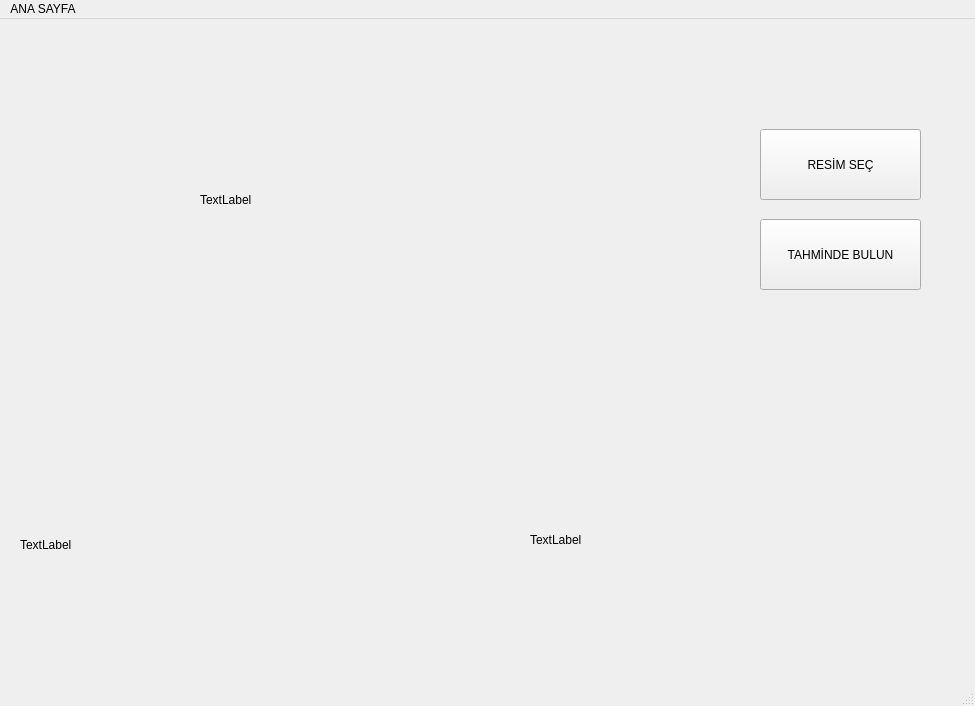
<?xml version="1.0" encoding="UTF-8"?>
<ui version="4.0">
 <class>MainWindow</class>
 <widget class="QMainWindow" name="MainWindow">
  <property name="geometry">
   <rect>
    <x>0</x>
    <y>0</y>
    <width>975</width>
    <height>706</height>
   </rect>
  </property>
  <property name="windowTitle">
   <string>MainWindow</string>
  </property>
  <widget class="QWidget" name="centralwidget">
   <widget class="QPushButton" name="btnTahmin">
    <property name="geometry">
     <rect>
      <x>760</x>
      <y>200</y>
      <width>161</width>
      <height>71</height>
     </rect>
    </property>
    <property name="styleSheet">
     <string notr="true">Qpushbutton:pressed{
	button1.text : &quot;alex&quot;
}</string>
    </property>
    <property name="text">
     <string>TAHMİNDE BULUN</string>
    </property>
   </widget>
   <widget class="QPushButton" name="btnResimSec">
    <property name="geometry">
     <rect>
      <x>760</x>
      <y>110</y>
      <width>161</width>
      <height>71</height>
     </rect>
    </property>
    <property name="text">
     <string>RESİM SEÇ</string>
    </property>
   </widget>
   <widget class="QLabel" name="lbl_photo">
    <property name="geometry">
     <rect>
      <x>200</x>
      <y>40</y>
      <width>321</width>
      <height>281</height>
     </rect>
    </property>
    <property name="text">
     <string>TextLabel</string>
    </property>
    <property name="scaledContents">
     <bool>true</bool>
    </property>
   </widget>
   <widget class="QLabel" name="lbl_tahmin_yazi">
    <property name="geometry">
     <rect>
      <x>20</x>
      <y>430</y>
      <width>381</width>
      <height>191</height>
     </rect>
    </property>
    <property name="text">
     <string>TextLabel</string>
    </property>
   </widget>
   <widget class="QLabel" name="lbl_tahmin_grafik">
    <property name="geometry">
     <rect>
      <x>530</x>
      <y>425</y>
      <width>411</width>
      <height>191</height>
     </rect>
    </property>
    <property name="text">
     <string>TextLabel</string>
    </property>
   </widget>
  </widget>
  <widget class="QMenuBar" name="menubar">
   <property name="geometry">
    <rect>
     <x>0</x>
     <y>0</y>
     <width>975</width>
     <height>26</height>
    </rect>
   </property>
   <widget class="QMenu" name="menuss">
    <property name="title">
     <string>ANA SAYFA</string>
    </property>
   </widget>
   <addaction name="menuss"/>
  </widget>
  <widget class="QStatusBar" name="statusbar"/>
 </widget>
 <resources/>
 <connections/>
</ui>
